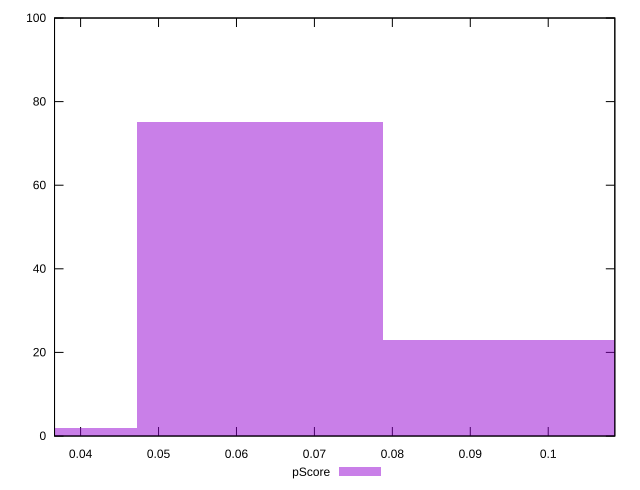

Write the gnuplot code that produced this figure.
reset

$pScore <<EOF
0.06299800471681893 75
0.0944970070752284 23
0.03149900235840947 2
EOF

set key outside below
set boxwidth 0.03149900235840947
set xrange [0.036654922785000155:0.1085453754976552]
set yrange [0:100]
set trange [0:100]
set style fill transparent solid 0.5 noborder
set terminal svg size 640, 490 enhanced background rgb 'white'
set output "reprap/interactive/samples/pages+cached+noexternal+nomedia+nocss/pScore/histogram.svg"

plot $pScore title "pScore" with boxes

reset
